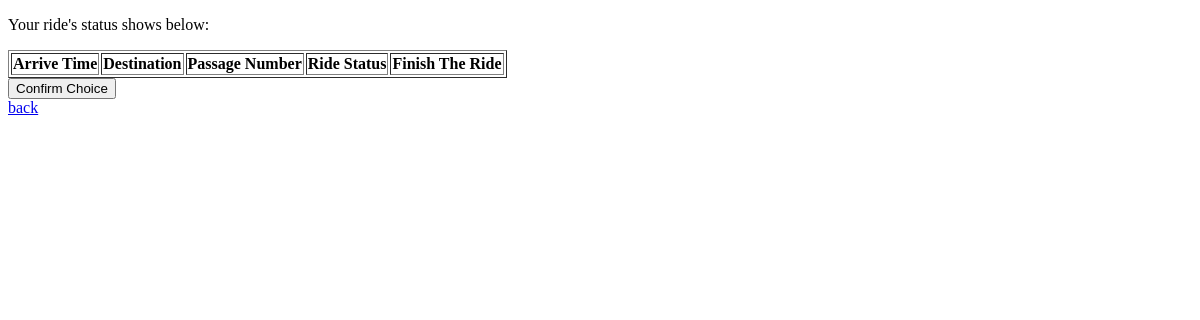
The page /driver/ridestatus/ (signed in) on the database as committed earlier.
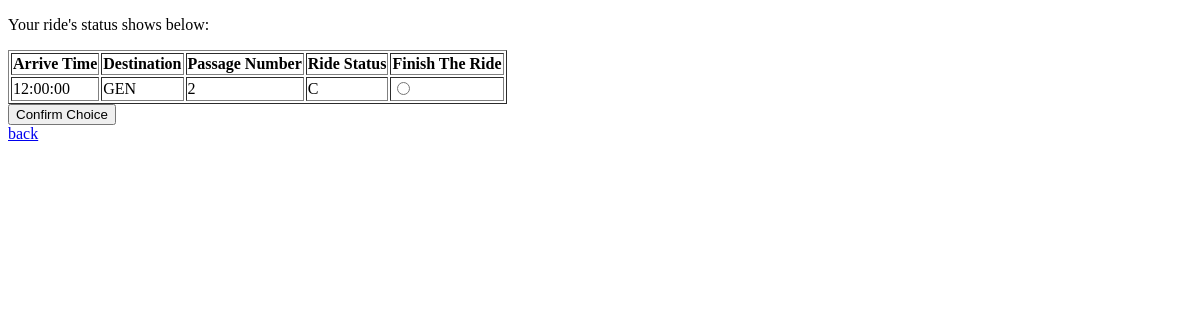
The same page on the database as committed later.
### ride_request/models.py (models this page shows, shortened)
class ride_request(models.Model):
    user = models.ManyToManyField(
        settings.AUTH_USER_MODEL)
    arriveTime = models.CharField(blank=False, max_length=256, help_text="Time Form: xx:xx ")
    Destination = models.CharField(max_length = 256, blank = False)
    PassageNum = models.PositiveSmallIntegerField(blank = False,verbose_name="Passger Number")
    Vehicle_type = models.CharField(max_length = 256, blank = True, choices =VEHCILE_TYPE, help_text="Optional")
    Share = models.BooleanField(blank = False)
    Other_request = models.CharField(max_length = 256, blank =True, help_text="Optional", choices=SIZE)
    ride_status = models.CharField(max_length = 200, blank = True, default = 'O', choices = STATUS_TYPE)
    driver=models.CharField(max_length= 200,blank=True)
    vehicle=models.CharField(max_length= 200,blank=True)
    capacity=models.IntegerField(blank=True,null=True)
    plate=models.CharField(max_length= 200,blank=True)
    info=models.CharField(max_length= 200,blank=True)

### driver/views.py (the view, shortened to what this page needs)
# urls.py: path('ridestatus/', views.ride_view, name ='drivestatus')
def ride_view(request):
    owner = CustomUser.objects.get(username=request.user.username)
    list = owner.ride_request_set.filter(ride_status__contains = 'C')
    context = {
        'list': list
    }
    return render(request, 'driver/status_view.html', context=context)

### templates/driver/status_view.html (shortened to what this page needs)
<!DOCTYPE html>
<html lang="en">
<head>
</head>
<body>
{% if user.is_authenticated %}
    <p >Your ride's status shows below:</p>
    <form name = 'riderstatus' method="POST" action="{% url 'drivestatus' %}">
        <table border="1">
        <tr>
            <th>Arrive Time</th>
            <th>Destination</th>
            <th>Passage Number</th>
            <th>Ride Status</th>
            <th>Finish The Ride</th>
        </tr>
      {% for ride in list %}
       <tr>
           <td>{{ride.arriveTime}}</td>
           <td>{{ride.Destination}}</td>
           <td>{{ride.PassageNum}} </td>
           <td>{{ride.ride_status}}</td>
           <td><input type="radio", name="finish" value={{ride.id}} >
           </td>
       </tr>
            {% endfor %}
        </table>
        <button>Confirm Choice</button>
    </form>
<a href="{% url 'home' %}">back</a>
    {% else %}
      <p>You are not logged in</p>
      <a href="{% url 'login' %}">login</a> |
      <a href="{% url 'signup' %}">signup</a>
    {% endif %}
</body>
</html>

Rows that differ between the two databases and show on the page:
now on this page (row edited): ride_request: arriveTime "12:00:00", Destination "GEN", PassageNum "2", ride_status "C"
